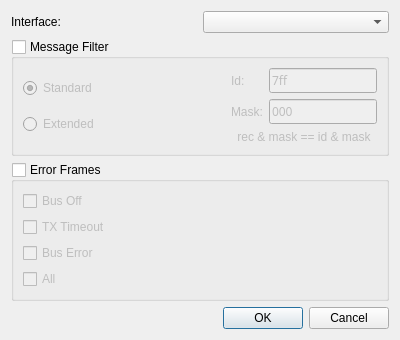
<?xml version="1.0" encoding="UTF-8"?>
<ui version="4.0">
 <class>ConnectDlgClass</class>
 <widget class="QDialog" name="ConnectDlgClass">
  <property name="geometry">
   <rect>
    <x>0</x>
    <y>0</y>
    <width>400</width>
    <height>325</height>
   </rect>
  </property>
  <property name="windowTitle">
   <string>Connect to interface</string>
  </property>
  <layout class="QVBoxLayout" name="verticalLayout">
   <item>
    <layout class="QHBoxLayout" name="horizontalLayout">
     <item>
      <widget class="QLabel" name="label">
       <property name="text">
        <string>Interface:</string>
       </property>
      </widget>
     </item>
     <item>
      <widget class="QComboBox" name="comboBoxInterface"/>
     </item>
    </layout>
   </item>
   <item>
    <widget class="QGroupBox" name="groupBoxFilter">
     <property name="title">
      <string>Message Filter</string>
     </property>
     <property name="checkable">
      <bool>true</bool>
     </property>
     <property name="checked">
      <bool>false</bool>
     </property>
     <layout class="QHBoxLayout" name="horizontalLayout_2">
      <item>
       <layout class="QVBoxLayout" name="verticalLayout_2">
        <item>
         <widget class="QRadioButton" name="radioButtonStandard">
          <property name="text">
           <string>Standard</string>
          </property>
          <property name="checked">
           <bool>true</bool>
          </property>
         </widget>
        </item>
        <item>
         <widget class="QRadioButton" name="radioButtonExtended">
          <property name="text">
           <string>Extended</string>
          </property>
         </widget>
        </item>
       </layout>
      </item>
      <item>
       <spacer name="horizontalSpacer">
        <property name="orientation">
         <enum>Qt::Horizontal</enum>
        </property>
        <property name="sizeHint" stdset="0">
         <size>
          <width>40</width>
          <height>20</height>
         </size>
        </property>
       </spacer>
      </item>
      <item>
       <layout class="QGridLayout" name="gridLayout">
        <item row="0" column="0">
         <widget class="QLabel" name="label_2">
          <property name="text">
           <string>Id:</string>
          </property>
         </widget>
        </item>
        <item row="0" column="1">
         <widget class="QLineEdit" name="lineEditId">
          <property name="font">
           <font>
            <family>Ubuntu Mono</family>
           </font>
          </property>
          <property name="inputMask">
           <string>HHH; </string>
          </property>
          <property name="text">
           <string>7ff</string>
          </property>
         </widget>
        </item>
        <item row="1" column="0">
         <widget class="QLabel" name="label_3">
          <property name="text">
           <string>Mask:</string>
          </property>
         </widget>
        </item>
        <item row="1" column="1">
         <widget class="QLineEdit" name="lineEditMask">
          <property name="font">
           <font>
            <family>Ubuntu Mono</family>
           </font>
          </property>
          <property name="inputMask">
           <string>HHH; </string>
          </property>
          <property name="text">
           <string>000</string>
          </property>
         </widget>
        </item>
        <item row="2" column="0" colspan="2">
         <widget class="QLabel" name="label_4">
          <property name="text">
           <string>rec &amp; mask == id &amp; mask</string>
          </property>
          <property name="alignment">
           <set>Qt::AlignCenter</set>
          </property>
         </widget>
        </item>
       </layout>
      </item>
     </layout>
    </widget>
   </item>
   <item>
    <widget class="QGroupBox" name="groupBoxErrorFrames">
     <property name="title">
      <string>Error Frames</string>
     </property>
     <property name="checkable">
      <bool>true</bool>
     </property>
     <property name="checked">
      <bool>false</bool>
     </property>
     <layout class="QVBoxLayout" name="verticalLayout_3">
      <item>
       <widget class="QCheckBox" name="checkBoxBusOff">
        <property name="text">
         <string>Bus Off</string>
        </property>
       </widget>
      </item>
      <item>
       <widget class="QCheckBox" name="checkBoxTxTimeout">
        <property name="text">
         <string>TX Timeout</string>
        </property>
       </widget>
      </item>
      <item>
       <widget class="QCheckBox" name="checkBoxBusError">
        <property name="text">
         <string>Bus Error</string>
        </property>
       </widget>
      </item>
      <item>
       <widget class="QCheckBox" name="checkBoxAllErrors">
        <property name="text">
         <string>All</string>
        </property>
       </widget>
      </item>
     </layout>
    </widget>
   </item>
   <item>
    <widget class="QDialogButtonBox" name="buttonBox">
     <property name="orientation">
      <enum>Qt::Horizontal</enum>
     </property>
     <property name="standardButtons">
      <set>QDialogButtonBox::Cancel|QDialogButtonBox::Ok</set>
     </property>
    </widget>
   </item>
  </layout>
 </widget>
 <resources/>
 <connections>
  <connection>
   <sender>buttonBox</sender>
   <signal>accepted()</signal>
   <receiver>ConnectDlgClass</receiver>
   <slot>accept()</slot>
   <hints>
    <hint type="sourcelabel">
     <x>227</x>
     <y>384</y>
    </hint>
    <hint type="destinationlabel">
     <x>157</x>
     <y>274</y>
    </hint>
   </hints>
  </connection>
  <connection>
   <sender>buttonBox</sender>
   <signal>rejected()</signal>
   <receiver>ConnectDlgClass</receiver>
   <slot>reject()</slot>
   <hints>
    <hint type="sourcelabel">
     <x>295</x>
     <y>390</y>
    </hint>
    <hint type="destinationlabel">
     <x>286</x>
     <y>274</y>
    </hint>
   </hints>
  </connection>
 </connections>
</ui>
